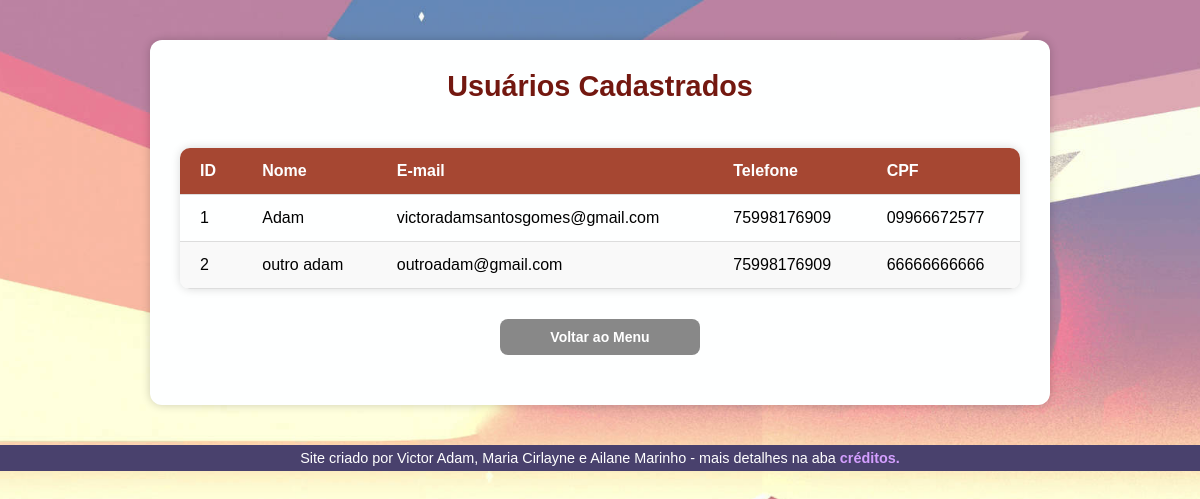
Page /listar_usuarios on the committed database.
### tables this page shows
CREATE TABLE usuarios(
        id INTEGER PRIMARY KEY AUTOINCREMENT,
        nome TEXT NOT NULL,
        email TEXT UNIQUE NOT NULL,
        telefone CHAR(11),
        cpf CHAR(11));

### projeto-002 biblioteca (html)/app.py (the view)
@app.route('/listar_usuarios')
def listar_usuarios():
    usuarios = exibir_usuarios_bd()
    return render_template('listar_usuarios.html', usuarios=usuarios)

### projeto-002 biblioteca (html)/view.py (called while the page is built)
def connect():
    return sqlite3.connect('bdados.db')

def exibir_usuarios_bd():
    conn = connect()
    cursor = conn.cursor()
    usuarios = cursor.execute("SELECT * FROM usuarios").fetchall()
    conn.close()
    return usuarios

### projeto-002 biblioteca (html)/templates/listar_usuarios.html (shortened to what this page needs)
<!DOCTYPE html>
<html lang="pt-BR">
<head>
    <link rel="stylesheet" href="{{ url_for('static', filename='css/style.css') }}">
</head>
<body>
    <div class="container_tabela">
        <h1>Usuários Cadastrados</h1>
        <table class="tabela">
            <thead>
                <tr>
                    <th>ID</th>
                    <th>Nome</th>
                    <th>E-mail</th>
                    <th>Telefone</th>
                    <th>CPF</th>
                </tr>
            </thead>
            <tbody>
                {% for usuario in usuarios %}
                <tr>
                    <td>{{ usuario[0] }}</td>
                    <td>{{ usuario[1] }}</td>
                    <td>{{ usuario[2] }}</td>
                    <td>{{ usuario[3] }}</td>
                    <td>{{ usuario[4] }}</td>
                </tr>
                {% endfor %}
            </tbody>
        </table>
        <a href="{{ url_for('index') }}" class="btn-voltar">Voltar ao Menu</a>
    </div>
    <footer>
        Site criado por Victor Adam, Maria Cirlayne e Ailane Marinho - mais detalhes na aba
        <a href="#">créditos.</a>
    </footer>
</body>
</html>

### projeto-002 biblioteca (html)/static/css/style.css (style rules this page uses)
:root { --cor0: #feffff; --cor1: #FDF3CC; --cor2: #F2B366; --cor3: #A64732; --cor4: #731810; --cor5: #49416D; --fonte-padrao: Arial, Verdana, Helvetica, sans-serif; }
* { margin: 0px; padding: 0px; box-sizing: border-box; }
body { background-image: url(wallpaper2.jpg); background-size: cover; background-position: center; background-repeat: no-repeat; background-attachment: fixed; font-family: var(--fonte-padrao); margin: 0; height: 100vh; }
main h1, div h1 { color: var(--cor4); font-family: Arial, Helvetica, sans-serif; font-size: 1.8em; font-weight: bolder; padding-bottom: 15px; text-align: center; }
.btn-voltar { background-color: #888; color: white; padding: 10px; border-radius: 8px; text-decoration: none; font-size: 14px; width: 200px; margin: 20px auto; display: block; text-align: center; font-weight: bold; }
footer { background-color: var(--cor5); color: white; text-align: center; font-size: 0.9em; padding: 5px; }
footer a { color: #d49fff; font-weight: bolder; text-decoration: none; }
.container_tabela { max-width: 900px; margin: 40px auto; padding: 30px; background-color: var(--cor0); box-shadow: 0px 0px 10px rgba(0,0,0,0.2); border-radius: 12px; }
.tabela { width: 100%; max-width: 1000px; border-collapse: collapse; margin: 30px auto; font-size: 1rem; border-radius: 10px; overflow: hidden; box-shadow: 0 0 10px rgba(0, 0, 0, 0.15); background-color: var(--cor0); }
.tabela thead { background-color: var(--cor3); color: var(--cor0); font-weight: bold; }
.tabela th, .tabela td { padding: 14px 20px; text-align: left; border-bottom: 1px solid #ddd; }
.tabela tbody tr:nth-child(even) { background-color: #f9f9f9; }

### rows in the picture
usuarios: id "1", nome "Adam", email "victoradamsantosgomes@gmail.com", telefone "75998176909", cpf "09966672577"
usuarios: id "2", nome "outro adam", email "outroadam@gmail.com", telefone "75998176909", cpf "66666666666"
